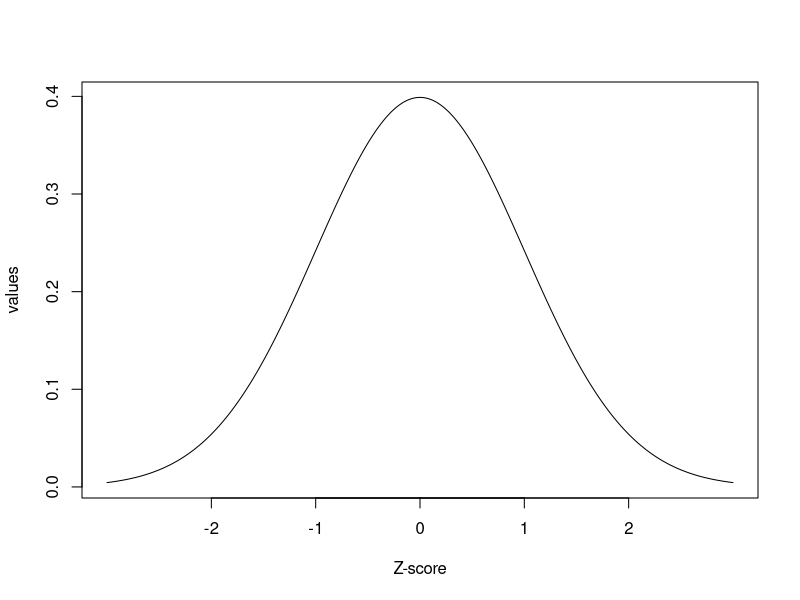
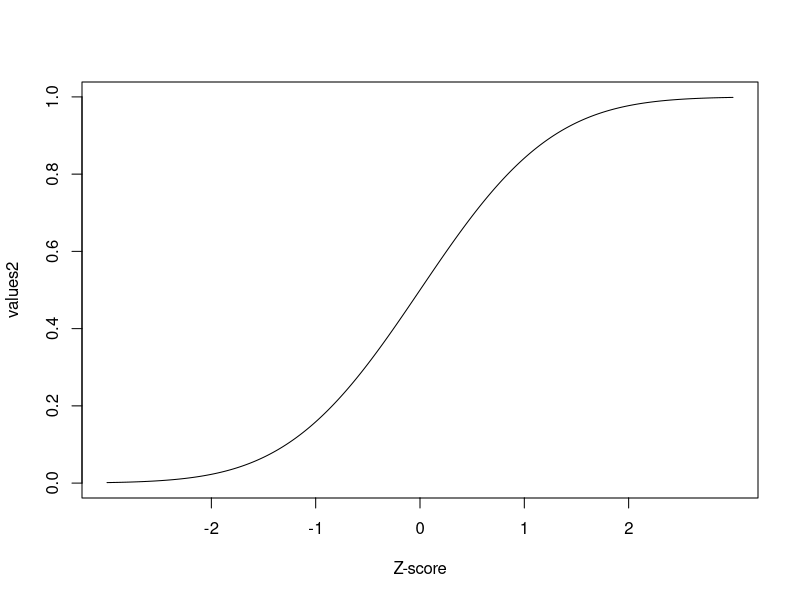
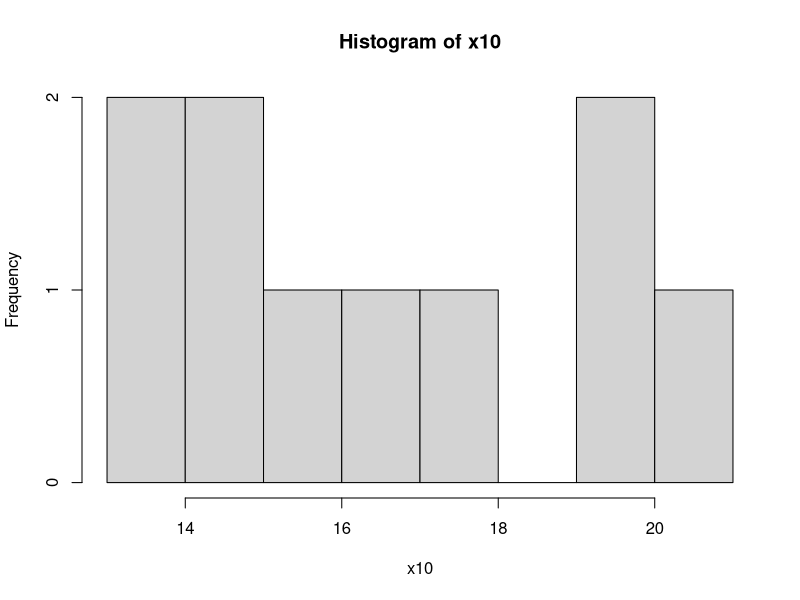
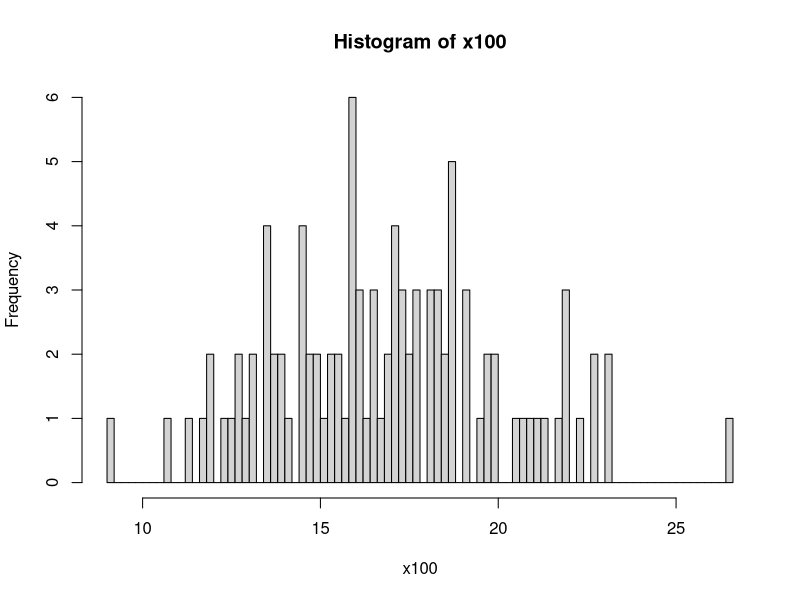
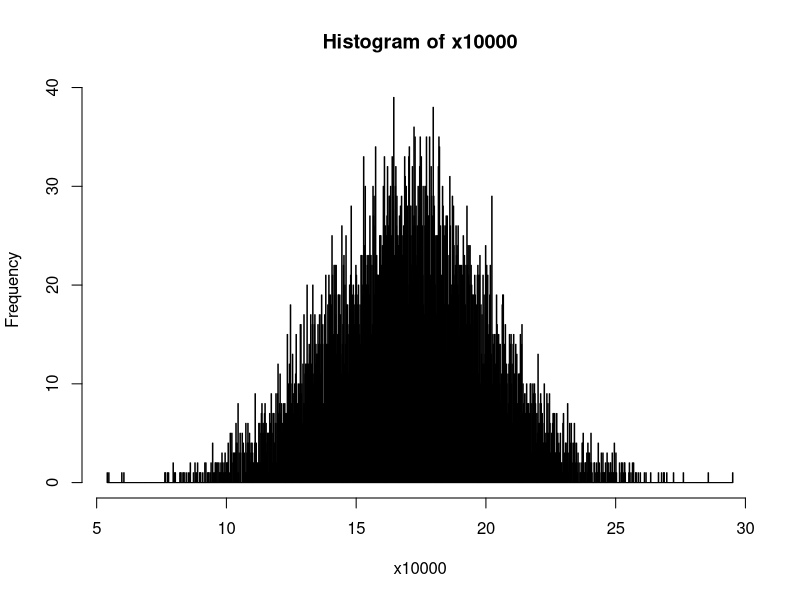
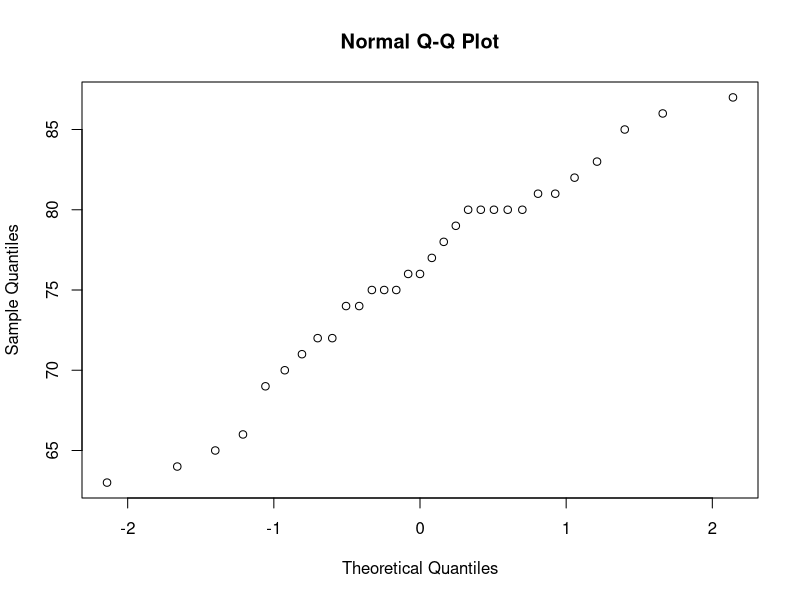
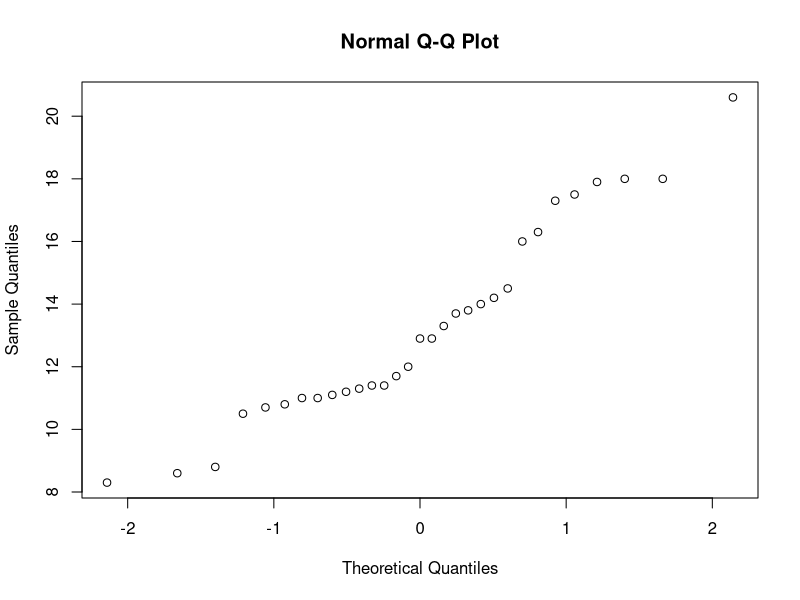
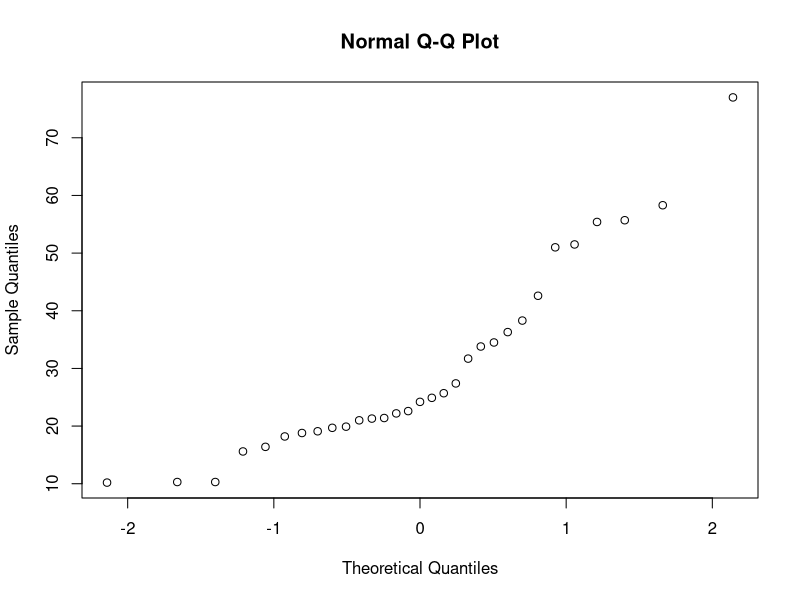

The R script that drew these images, in order:
# Vaje 5

# 1. naloga

# 2. naloga
pnorm(seq(-3,3,0.01))

# 3. naloga
values <- dnorm(seq(-3,3,0.01))
plot(values,type="l",xaxt="n",xlab="Z-score")
axis(1,at=which(values==dnorm(0)),labels=c(0))
axis(1,at=which(values==dnorm(1)),labels=c(-1,1))
axis(1,at=which(values==dnorm(2)),labels=c(-2,2))

values2 <- pnorm(seq(-3,3,0.01))
plot(values2,type="l",xaxt="n",xlab="Z-score")
axis(1,at=which(values2==pnorm(0)),labels=c(0))
axis(1,at=which(values2==pnorm(-1)),labels=c(-1))
axis(1,at=which(values2==pnorm(-2)),labels=c(-2))
axis(1,at=which(values2==pnorm(1)),labels=c(1))
axis(1,at=which(values2==pnorm(2)),labels=c(2))

# 4. naloga
mean=17
sd=3
x10<-rnorm(10,mean,sd)
hist(x10,breaks=10)
x100<-rnorm(100,mean,sd)
hist(x100,breaks=100)
x10000<-rnorm(10000,mean,sd)
hist(x10000,breaks=1000)

# 5. naloga
?qqnorm
?qqplot

# 6. naloga
qqnorm(trees$Height)
qqnorm(trees$Girth)
qqnorm(trees$Volume)

# 7. naloga
v1<-rnorm(50,mean,sd)
v2<-rgeom(50,.4)
qqplot(v1,v2)

